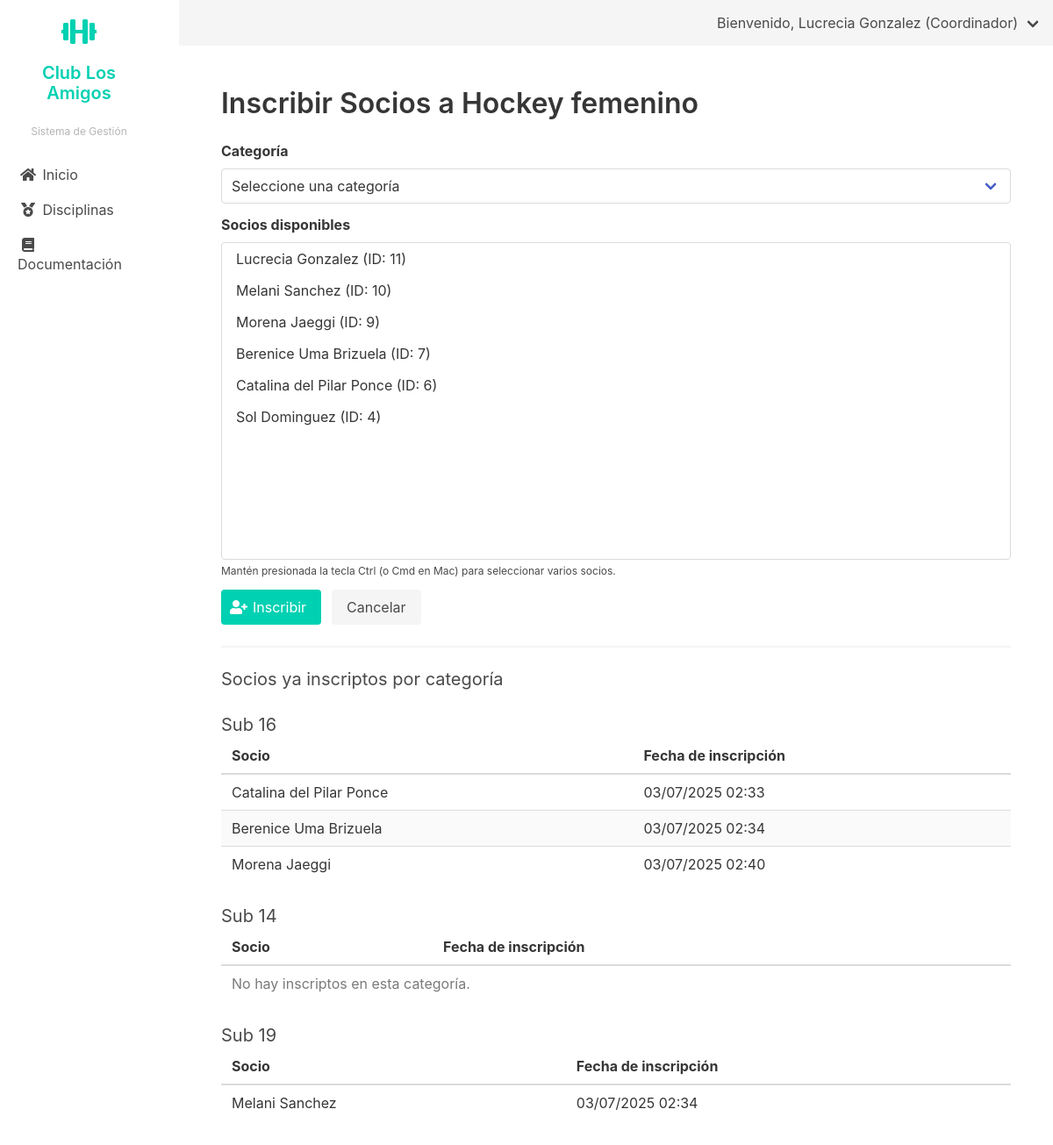
Page /disciplinas/1/inscribir-socios/ (signed in) on the committed database.
### disciplinas/models.py (models this page shows, shortened)
class Disciplina(models.Model):
    nombre = models.CharField(max_length=100)
    descripcion = models.TextField(blank=True)
    coordinador = models.ForeignKey(PerfilUsuario, on_delete=models.PROTECT, related_name='disciplinas_coordinadas')
    lugar = models.CharField(max_length=100)
    costo_mensual = models.DecimalField(max_digits=10, decimal_places=2)
    fecha_creacion = models.DateTimeField(auto_now_add=True)
    activa = models.BooleanField(default=True)

class Categoria(models.Model):
    disciplina = models.ForeignKey(Disciplina, on_delete=models.CASCADE, related_name='categorias')
    nombre = models.CharField(max_length=100)
    profesores = models.ManyToManyField(PerfilUsuario, related_name='categorias')
    horario = models.ForeignKey(Horario, on_delete=models.PROTECT)
    cupo_maximo = models.IntegerField()
    especialidad = models.CharField(max_length=100, blank=True)

class Inscripcion(models.Model):
    socio = models.ForeignKey(Socio, on_delete=models.CASCADE, related_name='inscripciones')
    categoria = models.ForeignKey(Categoria, on_delete=models.CASCADE, related_name='inscritos')
    fecha_inscripcion = models.DateTimeField(auto_now_add=True)
    activa = models.BooleanField(default=True)
    class Meta:
        unique_together = ('socio', 'categoria')

### socios/models.py (models this page shows, shortened)
class Socio(models.Model):
    perfil_usuario = models.OneToOneField(PerfilUsuario, on_delete=models.CASCADE, related_name='socio', null=True, blank=True)
    tipo_socio = models.ForeignKey(TipoSocio, on_delete=models.PROTECT)
    fecha_afiliacion = models.DateField()
    observaciones = models.TextField(blank=True, null=True)
    fecha_registro = models.DateTimeField(auto_now_add=True)
    fecha_actualizacion = models.DateTimeField(auto_now=True)
    class Meta:
        verbose_name = 'Socio'
        verbose_name_plural = 'Socios'
        ordering = ['-fecha_registro']

### usuarios/models.py (models this page shows, shortened)
class PerfilUsuario(models.Model):
    TIPO_DOCUMENTO_CHOICES = [
        ('DNI', 'DNI'),
        ('CE', 'Carné de Extranjería'),
        ('PAS', 'Pasaporte'),
    ]
    ESTADO_SOCIO_CHOICES = [
        ('ACTIVO', 'Activo'),
        ('INACTIVO', 'Inactivo'),
        ('SUSPENDIDO', 'Suspendido'),
        ('PENDIENTE', 'Pendiente de Aprobación'),
        ('RETIRADO', 'Retirado'),
    ]
    usuario = models.OneToOneField(User, on_delete=models.CASCADE, related_name='perfil')
    tipo_documento = models.CharField(max_length=3, choices=TIPO_DOCUMENTO_CHOICES, default='DNI')
    numero_documento = models.CharField(max_length=20, unique=True)
    telefono = models.CharField(max_length=15, blank=True, null=True)
    direccion = models.TextField(blank=True, null=True)
    fecha_nacimiento = models.DateField(blank=True, null=True)
    estado_socio = models.CharField(max_length=10, choices=ESTADO_SOCIO_CHOICES, default='ACTIVO',
                                   verbose_name='Estado como Socio')
    fecha_registro = models.DateTimeField(auto_now_add=True)
    fecha_actualizacion = models.DateTimeField(auto_now=True)
    class Meta:
        verbose_name = 'Perfil de Usuario'
        verbose_name_plural = 'Perfiles de Usuario'

### disciplinas/views.py (the view, shortened to what this page needs)
# urls.py: path('<int:disciplina_pk>/inscribir-socios/', views.inscribir_socios, name='inscribir_socios'),
@login_required
@coordinador_required
def inscribir_socios(request, disciplina_pk):
    user = request.user
    disciplina = Disciplina.objects.get(pk=disciplina_pk, coordinador__usuario=user)
    categorias = disciplina.categorias.all()
    socios = Socio.objects.all()
    inscripciones_por_categoria = {}
    for cat in categorias:
        inscripciones_por_categoria[cat] = cat.inscritos.filter(activa=True).select_related('socio__perfil_usuario__usuario')
    return render(request, 'disciplinas/inscribir_socios.html', {
        'disciplina': disciplina,
        'categorias': categorias,
        'socios': socios,
        'inscripciones_por_categoria': inscripciones_por_categoria
    })

### usuarios/context_processors.py (called while the page is built)
def user_role_context(request):
    if request.user.is_authenticated:
        user_groups = request.user.groups.all()
        if user_groups.filter(name='Coordinador').exists():
            user_role = 'Coordinador'
        elif user_groups.filter(name='Tesoreria').exists():
            user_role = 'Tesoreria'
        elif user_groups.filter(name='Comision').exists():
            user_role = 'Comision'
        elif user_groups.filter(name='Administrador').exists():
            user_role = 'Administrador'
        else:
            user_role = 'Default'
    else:
        user_role = 'Default'
    return {
        'user_role': user_role
    }

### disciplinas/templates/disciplinas/inscribir_socios.html (shortened to what this page needs)
{% extends 'usuarios/base_coordinador.html' %}
{% block content %}
<div class="container">
    <h1 class="title">Inscribir Socios a {{ disciplina.nombre }}</h1>
    <form method="post">
        <div class="field">
            <label class="label">Categoría</label>
            <div class="control">
                <div class="select is-fullwidth">
                    <select name="categoria" required>
                        <option value="">Seleccione una categoría</option>
                    </select>
                </div>
            </div>
        </div>
        <div class="field">
            <label class="label">Socios disponibles</label>
            <div class="control">
                <div class="select is-multiple is-fullwidth">
                    <select name="socios" multiple size="10" required>
                        {% for socio in socios %}
                        <option value="{{ socio.id }}">{{ socio.perfil_usuario.usuario.get_full_name }} (ID: {{ socio.id }})</option>
                        {% endfor %}
                    </select>
                </div>
            </div>
            <p class="help">Mantén presionada la tecla Ctrl (o Cmd en Mac) para seleccionar varios socios.</p>
        </div>
        <div class="field is-grouped">
            <div class="control">
                <button type="submit" class="button is-primary">
                    <span class="icon"><i class="fas fa-user-plus"></i></span>
                    <span>Inscribir</span>
                </button>
            </div>
            <div class="control">
                <a href="{% url 'disciplinas:lista_disciplinas_coordinador' %}" class="button is-light">Cancelar</a>
            </div>
        </div>
    </form>
    {% if inscripciones_por_categoria %}
    <hr>
    <h2 class="subtitle">Socios ya inscriptos por categoría</h2>
    {% for categoria, inscripciones in inscripciones_por_categoria.items %}
        <h3 class="is-size-5">{{ categoria.nombre }}</h3>
        <table class="table is-fullwidth is-striped">
            <thead>
                <tr>
                    <th>Socio</th>
                    <th>Fecha de inscripción</th>
                </tr>
            </thead>
            <tbody>
                {% for insc in inscripciones %}
                <tr>
                    <td>{{ insc.socio.perfil_usuario.usuario.get_full_name }}</td>
                    <td>{{ insc.fecha_inscripcion|date:"d/m/Y H:i" }}</td>
                </tr>
                {% empty %}
                <tr><td colspan="2" class="has-text-grey">No hay inscriptos en esta categoría.</td></tr>
                {% endfor %}
            </tbody>
        </table>
    {% endfor %}
    {% endif %}
</div>
{% endblock %}

### templates/base.html (shortened to what this page needs)
<!DOCTYPE html>
<html lang="es">
<head>
    <link rel="stylesheet" href="https://cdn.jsdelivr.net/npm/bulma@0.9.4/css/bulma.min.css">
    <link rel="stylesheet" href="https://cdnjs.cloudflare.com/ajax/libs/font-awesome/5.15.4/css/all.min.css">
</head>
<body>
    <div class="columns is-fullheight">
        <div class="column is-2 is-sidebar-menu">
            {% block sidebar_menu %}{% endblock %}
        </div>
        <div class="column">
            <nav class="navbar is-light" role="navigation" aria-label="main navigation">
                <div class="navbar-menu">
                    <div class="navbar-end">
                        {% if request.user.is_authenticated %}
                            <div class="navbar-item has-dropdown is-hoverable">
                                <a class="navbar-link">
                                    Bienvenido, {{ request.user.get_full_name }} ({{ request.user.groups.first.name }})
                                </a>
                            </div>
                        {% else %}
                            <div class="navbar-item">
                                <a class="button is-primary" href="{% url 'usuarios:login' %}">
                                    Iniciar sesión
                                </a>
                            </div>
                        {% endif %}
                    </div>
                </div>
            </nav>
            <div class="section">
                {% block content %}{% endblock %}
            </div>
        </div>
    </div>
</body>
</html>

### rows in the picture
Disciplina: nombre "Hockey femenino"
Categoria: nombre "Sub 16"
Inscripcion: socio.perfil_usuario.usuario.get_full_name "Catalina del Pilar Ponce", fecha_inscripcion "03/07/2025 02:33"
Inscripcion: socio.perfil_usuario.usuario.get_full_name "Berenice Uma Brizuela", fecha_inscripcion "03/07/2025 02:34"
Inscripcion: socio.perfil_usuario.usuario.get_full_name "Morena Jaeggi", fecha_inscripcion "03/07/2025 02:40"
Categoria: nombre "Sub 14"
Categoria: nombre "Sub 19"
Inscripcion: socio.perfil_usuario.usuario.get_full_name "Melani Sanchez", fecha_inscripcion "03/07/2025 02:34"

### other values in the picture
{{ request.user.get_full_name }} "Lucrecia Gonzalez"
{{ request.user.groups.first.name }} "Coordinador"
